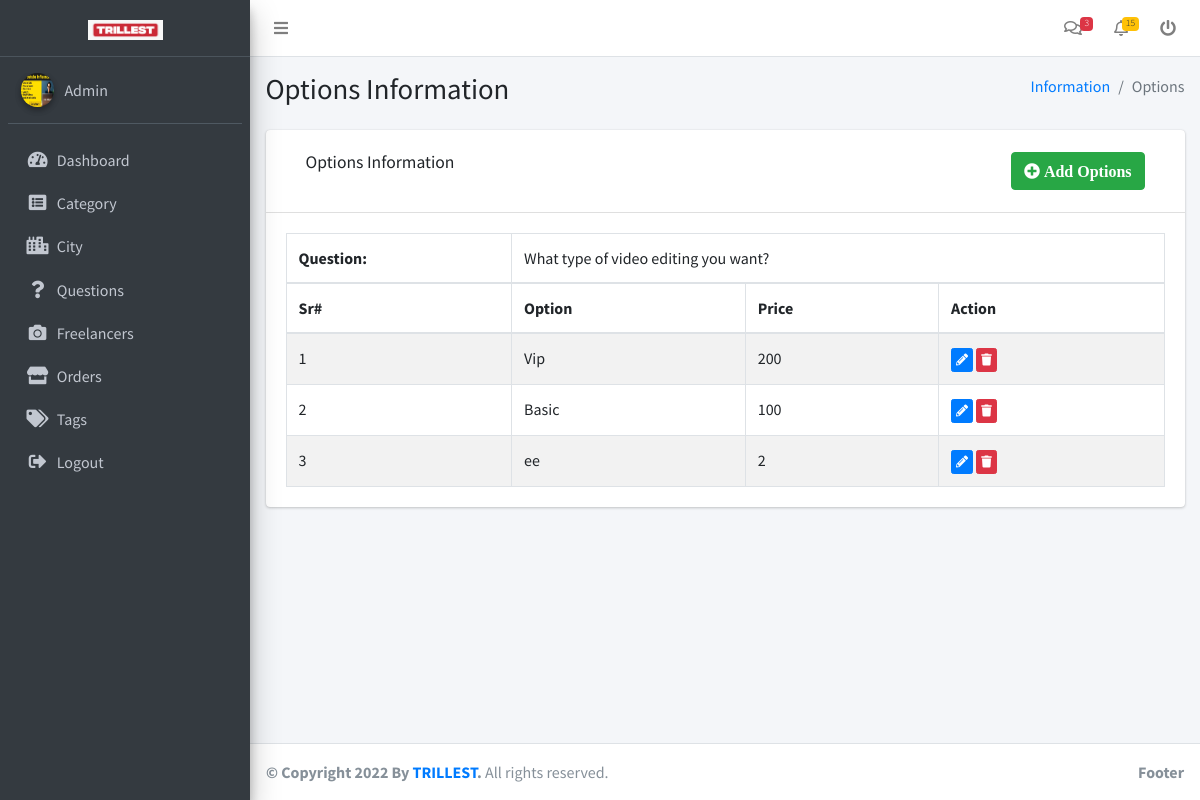
The app's page /admin/options.php?quid=2 (signed in) with its own data.
### tables this page shows
CREATE TABLE `questions` (
  `id` int(11) NOT NULL,
  `cat_id` int(11) NOT NULL,
  `question` varchar(255) NOT NULL
);

CREATE TABLE `options` (
  `id` int(11) NOT NULL,
  `q_id` int(11) NOT NULL,
  `option` varchar(255) NOT NULL,
  `price` varchar(255) NOT NULL
);

### admin/options.php (the view, shortened to what this page needs)
<?php
$quid=$_REQUEST['quid'];
include 'others/dbconn.php';
 ?>
<?php include 'others/header.php'; ?>
<?php include 'others/sidebar.php'; ?>
  <div class="content-wrapper">
    <section class="content-header">
      <div class="container-fluid">
        <div class="row mb-2">
          <div class="col-sm-6">
            <h1>Options Information</h1>
          </div>
          <div class="col-sm-6">
            <ol class="breadcrumb float-sm-right">
              <li class="breadcrumb-item"><a href="#">Information</a></li>
              <li class="breadcrumb-item active">Options</li>
            </ol>
          </div>
        </div>
      </div>
    </section>
    <section class="content">
      <div class="container-fluid">
        <div class="row">
          <div class="col-12">
            <div class="card">
              <div class="card-header">
                <div class="row" style="padding: 10px 20px;">
                    <div class="col-md-6 col-sm-6 col-6">
                      <h3 class="card-title">Options Information</h3>
                    </div>
                    <div class="col-md-6 col-md-6 col-sm-6 col-6" style="text-align: right;">
                      <button type="button" class="btn btn-success " data-toggle="modal" data-target="#add"><i class="fa fa-plus-circle"> Add Options</i>
                      </button>
                  </div>
                </div>
                                    <?php
                                        $sql = "SELECT * FROM questions WHERE id='$quid'";
                                         $result = $conn->query($sql);
                                        $row = $result->fetch_assoc();
                                          ?>
              </div>
              <div class="card-body">
                <table id="example1" class="table table-bordered table-striped">
                  <thead>
                    <tr>
                      <th>Question:</th>
                      <td colspan="3"><?php echo $row['question'] ?></td>
                    </tr>
                  <tr>
                    <th>Sr#</th>
                    <th>Option</th>
                    <th>Price</th>
                    <th>Action</th>
                  </tr>
                  </thead>
                  <tbody>
                    <?php
                    $k=0;
                   $sql1 = "SELECT * FROM options WHERE q_id='$quid'";
                    $result1 = $conn->query($sql1);
                   if ($result1->num_rows > 0) {
                     while($row = $result1->fetch_assoc()) {
                    ?>
                  <tr id="<?php echo $row['id'];?>">
                    <td><?php echo ++$k; ?></td>
                    <td data-target="option"><?php echo $row['option']; ?></td>
                    <td data-target="price"><?php echo $row['price']; ?></td>
                    <td>
                      <a class="btn btn-primary btn-xs" data-toggle="modal" data-target="#edit" data-role="edit" data-id="<?php echo $row["id"];?>" title="Edit"><i class="fa fa-pencil-alt"></i></a> <a  class="btn btn-danger btn-xs" data-toggle="modal" data-target="#delete" data-role="delete" data-id="<?php echo $row["id"];?>" title="Delete" ><i class="fa fa-trash"></i></a>
                    </td>
                  </tr>
                   <?php } } else { ?>
                    <tr>
                      <th colspan="6">No Record Exists!!!!</th>
                    </tr>
                     <?php } ?>
                  </tbody>
                </table>
              </div>
            </div>
          </div>
        </div>
      </div>
    </section>
  </div>
  <?php include 'others/footer.php'; ?>

### admin/others/sidebar.php
<aside class="main-sidebar sidebar-dark-primary elevation-4">
  <a href="dashboard.php" class="brand-link" style="text-align: center;">
    <img src="img/logo2.jpeg" alt="AdminLTE Logo" width="75" class="img-fluid">
  </a>
  <div class="sidebar">
    <div class="user-panel mt-3 pb-3 mb-3 d-flex">
      <div class="image">
        <?php
    $sql = "SELECT * FROM admin";
    $result = $conn->query($sql);
    $row = $result->fetch_assoc();
   ?>
        <img src="<?php if($row['profile_image']!=''){echo $row['profile_image'];} else{
              echo "img/avatar.png";
             } ?>" class="img-circle elevation-2" alt="User Image">
      </div>
      <div class="info">
        <a href="profile.php" class="d-block">Admin</a>
      </div>
    </div>
    <nav class="mt-2">
      <ul class="nav nav-pills nav-sidebar flex-column" data-widget="treeview" role="menu" data-accordion="false">
        <li class="nav-item">
          <a href="dashboard.php" class="nav-link">
            <i class="nav-icon fas fa-tachometer-alt"></i>
            <p>
              Dashboard
            </p>
          </a>
        </li>
        <li class="nav-item">
          <a href="category.php" class="nav-link">
            <i class="nav-icon fas fa-list-alt"></i>
            <p>
              Category
            </p>
          </a>
        </li>
         <li class="nav-item">
          <a href="city.php" class="nav-link">
            <i class="nav-icon fas fa-city"></i>
            <p>
              City
            </p>
          </a>
        </li>
        <li class="nav-item">
          <a href="questions.php" class="nav-link">
            <i class="nav-icon fas fa-question"></i>
            <p>
              Questions
            </p>
          </a>
        </li>
      <li class="nav-item">
          <a href="freelancer.php" class="nav-link">
            <i class="nav-icon fas fa-camera"></i>
            <p>
              Freelancers
            </p>
          </a>
        </li>
        <li class="nav-item">
          <a href="orders.php" class="nav-link">
            <i class="nav-icon fas fa-store"></i>
            <p>
              Orders
            </p>
          </a>
        </li>
        <li class="nav-item">
          <a href="tags.php" class="nav-link">
            <i class="nav-icon fas fa-tags"></i>
            <p>
              Tags
            </p>
          </a>
        </li>
        <li class="nav-item">
          <a href="logout.php" class="nav-link">
            <i class="nav-icon fas fa-sign-out-alt"></i>
            <p>
              Logout
            </p>
          </a>
        </li>
      </ul>
    </nav>
  </div>
</aside>

### records on screen
questions: question "What type of video editing you want?"
options: option "Vip", price "200"
options: option "Basic", price "100"
options: option "ee", price "2"
